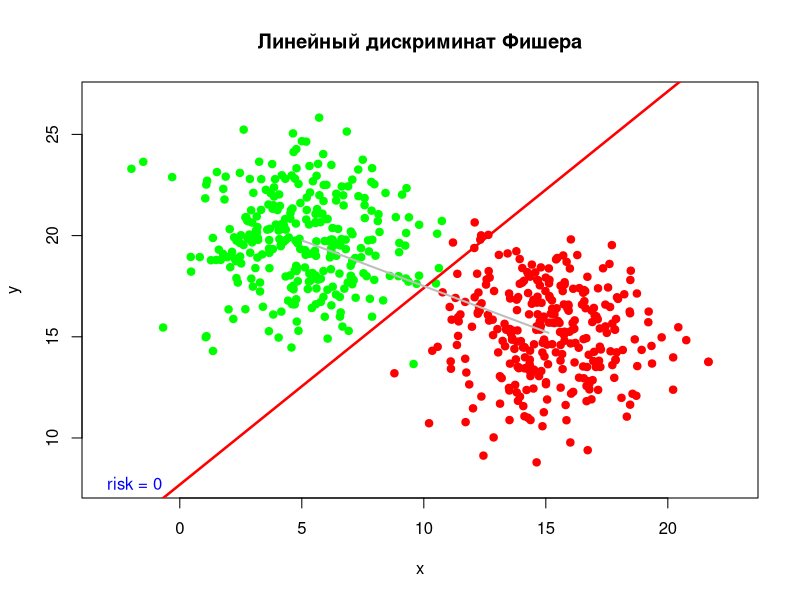

Write the R code that produced this figure.
library("MASS")
options(digits=22)
colors <- c("green", "red")
getFunc <- function(sigma1, mu1, mu2) {
  d1 <- det(sigma1)
  invs1 <- solve(sigma1)
  
  b <- invs1 %*% t(mu1 - mu2)
  
  D <- b[1, 1] # x
  E <- b[2, 1] # y
  mu <- (mu1 + mu2)
  G <- c(mu %*% b) / 2
  
  func <- function(x) {
    -x*D/E + G/E
  }
  
  return(func)
}


getLDFClassificator <- function(Prob = c(1),Prior = c(1),means,vars)
{
  n <- dim(means)[1]
  funcs <- list()
  
  makefunc <- function(i) {
    force(i)
    function(X)
    { 
      res <- log(Prob[i] * Prior[i])
      l <- length(X)
      a <- 
        (-1/2)*(
          t(as.vector(means[,i])) %*% solve(vars) %*% (as.vector(means[,i]))
        
      )
     b <- 
        t(as.vector(means[,i])) %*% solve(vars) %*%  (X)
      #print(b)
        
      res <- res + a + b
      
      #res <- Prob[i] * Prior[i]
      #l <- length(X)
      #chisl <- exp(
      #  (-1/2)*(
      #    t(X-as.vector(means[,i])) %*% solve(vars) %*% (X-as.vector(means[,i]))
     #   )
      #)
      #res <- res * chisl/((2*pi) * det(vars)^(1/2))
      
      return(res)
    }
  }
  for(i in seq(n))
  {
    funcs[[i]] <- makefunc(i)
  }
  
  solvingFunc <- function(X)
  {
    results <- vector()
    for (i in seq(n))
    {
      results[i] <- funcs[[i]](X)
    }
    
    return(which.max(results))
  }
  return(solvingFunc)
}

getRisk <- function(mu1, mu2, sigma) {
  mah <- (mu1 - mu2) %*% solve(sigma) %*% t(mu1 - mu2)
  mah <- mah * -0.5
  res <- gausian(mah, 0, 1)
}

gausian <- function(x, M, D){
  return( (1/(D*sqrt(2*pi))) * exp(-1 * ((x - M)^2)/(2*D^2)) )
}

n <- 300
sigma1 <- matrix(c(5,0, 0, 5), 2, 2)

mu1 <- c(5,20)
mu2 <- c(15, 15)

xy1 <- mvrnorm(n=n, mu = mu1, Sigma = sigma1)
xy2 <- mvrnorm(n=n, mu = mu2, Sigma = sigma1)

plotxmin <- min(xy1[,1], xy2[,1]) - 1
plotymin <- min(xy1[,2], xy2[,2]) - 1
plotxmax <- max(xy1[,1], xy2[,1]) + 1
plotymax <- max(xy1[,2], xy2[,2]) + 1
plot(NULL, type="n", xlab = "x", ylab = "y", xlim=c(plotxmin, plotxmax), ylim = c(plotymin, plotymax), main="Линейный дискриминат Фишера")

points(xy1, pch=21, col=colors[1], bg=colors[1])
points(xy2, pch=21, col=colors[2], bg=colors[2])

m1 <- matrix(c(mean(xy1[,1]),mean(xy1[,2])),1,2)
m2 <- matrix(c(mean(xy2[,1]),mean(xy2[,2])),1,2)
means <- matrix(c(m1,m2),length(m1),2)
sigma1 <- matrix(c(var(xy1[,1]),var(xy1[,2]),var(xy2[,1]),var(xy2[,2])),2,2)

func <- getFunc(sigma1, m1, m2)

x <- seq(plotxmin-5, plotxmax+5, len = 500)
lines(x, func(x), lwd = 2.5, type="l", col = 'red')
lines(c(m1[1], m2[1]), c(m1[2], m2[2]), col = 'gray', lwd = 2)


LDFClassificator <- getLDFClassificator(rep(1,length(sigma1)),rep(2,length(sigma1)),means = means, vars = sigma1)

minx <- min(xy1[,1], xy2[,1]) - 1
miny <- min(xy1[,2], xy2[,2]) - 1
maxx <- max(xy1[,1], xy2[,1]) + 1
maxy <- max(xy1[,2], xy2[,2]) + 1
xstep <- (maxx-minx)/80
ystep <- (maxy-miny)/42
i <- minx
while(i <= maxx)
{ 
  j <- miny
  while(j <= maxy)
  {
    xy <- c(i,j)
    #points(xy[1],xy[2], col=colors[LDFClassificator(xy)])
    
    j <- j+ystep
  }
  i <- i+xstep
}

risk <- getRisk(m1, m2, sigma1)
text(plotxmin,plotymin-1, sprintf("risk = %s", risk), adj = c( 0, -1 ), col = "blue" )

